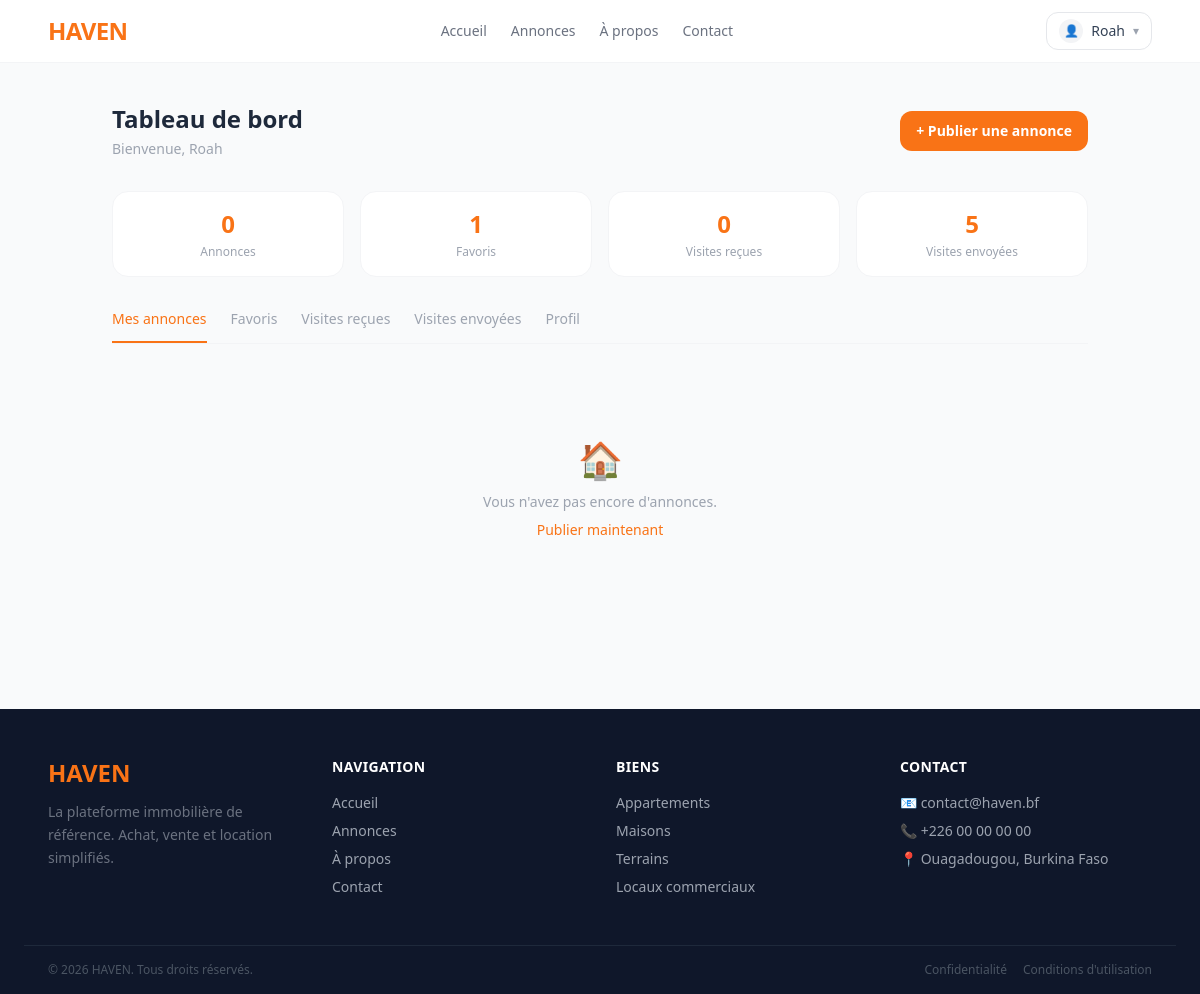
Before: /dashboard/ (signed in) with the older database file.
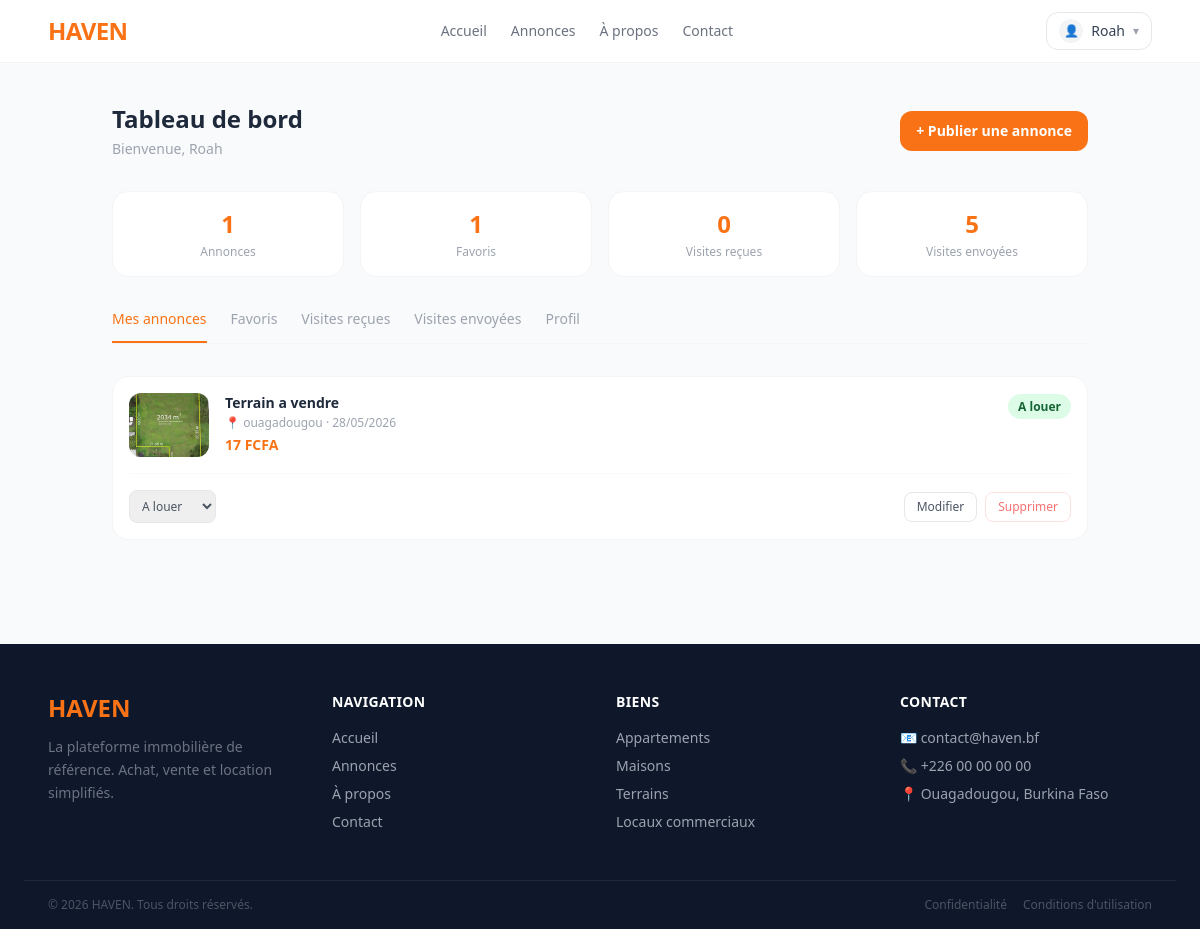
After: the same page with the newer database file.
### apps/listings/models.py (models this page shows, shortened)
class Listing(models.Model):
    STATUS = [
        ('En vente', 'En vente'),
        ('A louer', 'A louer'),
        ('Vendu', 'Vendu'),
        ('Loué', 'Loué'),
    ]
    TYPES = [
        ('Appartement', 'Appartement'),
        ('Maison', 'Maison'),
        ('Local commercial', 'Local commercial'),
        ('Terrain', 'Terrain'),
    ]
    user = models.ForeignKey(settings.AUTH_USER_MODEL,
                            on_delete=models.CASCADE)
    title = models.CharField(max_length=255)
    description = models.TextField()
    property_type = models.CharField(max_length=20, choices=TYPES)
    status = models.CharField(max_length=20, choices=STATUS)
    price = models.DecimalField(max_digits=14,decimal_places=2)
    bathrooms = models.IntegerField()
    bedrooms = models.IntegerField()
    is_available = models.BooleanField(default=True)
    city = models.CharField(max_length=255)
    longitude = models.DecimalField(max_digits=9, decimal_places=6)
    latitude = models.DecimalField(max_digits=9, decimal_places=6)
    created_at = models.DateTimeField(auto_now_add=True)
    area = models.DecimalField(max_digits=8, decimal_places=2, null=True, blank=True)
    is_approved = models.BooleanField(default=False)
    def get_first_image(self):
        first = self.images.first()
        return first.image.url if first else None
    class Meta:
        ordering = ['-created_at']

class Images(models.Model):
    listing = models.ForeignKey(Listing,on_delete=models.CASCADE, related_name='images')
    image = models.ImageField(upload_to='listings/images/')
    class Meta:
        ordering = ['listing']

### apps/listings/views.py (the view)
# urls.py: path('dashboard/', views.dashboard, name='dashboard'),
@login_required
def dashboard(request):
    listings = Listing.objects.filter(user=request.user).order_by('-created_at')
    context = {
        **get_dashboard_context(request.user),
        'listings': listings,
        'active_tab': 'listings',
    }
    return render(request, 'dashboard/index.html', context)

### apps/listings/views.py (called while the page is built)
def get_dashboard_context(user):
    return {
        'listings_count': Listing.objects.filter(user=user).count(),
        'favorites_count': Favorite.objects.filter(user=user).count(),
        'visits_received_count': Visit.objects.filter(receiver=user).count(),
        'visits_sent_count': Visit.objects.filter(sender=user).count(),
        'visits_pending_count': Visit.objects.filter(receiver=user, status='En attente').count(),
    }

### templates/dashboard/index.html (shortened to what this page needs)
{% extends 'base.html' %}
{% load listing_tags %}
{% block content %}
<div class="max-w-5xl mx-auto px-6 py-10">
    <div class="flex items-center justify-between mb-8">
        <div>
            <h1 class="text-2xl font-bold text-slate-800">Tableau de bord</h1>
            <p class="text-sm text-gray-400 mt-1">Bienvenue, {{ request.user.username }}</p>
        </div>
        <a href="{% url 'create-listing' %}"
           class="bg-orange-500 hover:bg-orange-600 text-white text-sm font-semibold px-4 py-2.5 rounded-xl transition-colors">
            + Publier une annonce
        </a>
    </div>
    <div class="grid grid-cols-2 md:grid-cols-4 gap-4 mb-8">
        <div class="bg-white border border-gray-100 rounded-2xl p-4 text-center">
            <p class="text-2xl font-bold text-orange-500">{{ listings_count }}</p>
            <p class="text-xs text-gray-400 mt-1">Annonces</p>
        </div>
        <div class="bg-white border border-gray-100 rounded-2xl p-4 text-center">
            <p class="text-2xl font-bold text-orange-500">{{ favorites_count }}</p>
            <p class="text-xs text-gray-400 mt-1">Favoris</p>
        </div>
        <div class="bg-white border border-gray-100 rounded-2xl p-4 text-center">
            <p class="text-2xl font-bold text-orange-500">{{ visits_received_count }}</p>
            <p class="text-xs text-gray-400 mt-1">Visites reçues</p>
        </div>
        <div class="bg-white border border-gray-100 rounded-2xl p-4 text-center">
            <p class="text-2xl font-bold text-orange-500">{{ visits_sent_count }}</p>
            <p class="text-xs text-gray-400 mt-1">Visites envoyées</p>
        </div>
    </div>
    <div class="flex gap-6 border-b border-gray-100 mb-8 text-sm font-medium overflow-x-auto">
        <a href="{% url 'dashboard' %}"
           class="pb-3 whitespace-nowrap {% if active_tab == 'listings' %}border-b-2 border-orange-500 text-orange-500{% else %}text-gray-400 hover:text-gray-600{% endif %}">
            Mes annonces
        </a>
        <a href="{% url 'favorite' %}"
           class="pb-3 whitespace-nowrap {% if active_tab == 'favorites' %}border-b-2 border-orange-500 text-orange-500{% else %}text-gray-400 hover:text-gray-600{% endif %}">
            Favoris
        </a>
        <a href="{% url 'visits_received' %}"
           class="pb-3 whitespace-nowrap {% if active_tab == 'received' %}border-b-2 border-orange-500 text-orange-500{% else %}text-gray-400 hover:text-gray-600{% endif %}">
            Visites reçues
        </a>
        <a href="{% url 'visits_sent' %}"
           class="pb-3 whitespace-nowrap {% if active_tab == 'sent' %}border-b-2 border-orange-500 text-orange-500{% else %}text-gray-400 hover:text-gray-600{% endif %}">
            Visites envoyées
        </a>
        <a href="{% url 'profile' %}"
           class="pb-3 whitespace-nowrap {% if active_tab == 'profile' %}border-b-2 border-orange-500 text-orange-500{% else %}text-gray-400 hover:text-gray-600{% endif %}">
            Profil
        </a>
    </div>
    {% block tab_content %}
    <div id="listings-list" class="space-y-4">
        {% for listing in listings %}
            {% include 'dashboard/partials/listing_row.html' %}
        {% empty %}
        <div class="text-center py-16 text-gray-400">
            <p class="text-4xl mb-3">🏠</p>
            <p class="text-sm">Vous n'avez pas encore d'annonces.</p>
            <a href="{% url 'create-listing' %}" class="text-orange-500 font-medium hover:underline text-sm mt-2 inline-block">
                Publier maintenant
            </a>
        </div>
        {% endfor %}
    </div>
    {% endblock %}
</div>
{% endblock %}

### templates/dashboard/partials/listing_row.html
<div id="listing-{{ listing.pk }}"
     class="bg-white border border-gray-100 rounded-2xl p-4">
    <div class="flex gap-4 items-start">
        <div class="w-20 h-16 rounded-xl overflow-hidden bg-gray-100 flex-shrink-0">
            {% if listing.get_first_image %}
                <img src="{{ listing.get_first_image }}" class="w-full h-full object-cover">
            {% else %}
                <div class="w-full h-full flex items-center justify-center text-2xl">🏠</div>
            {% endif %}
        </div>
        <div class="flex-1 min-w-0">
            <h3 class="font-semibold text-slate-800 text-sm truncate">{{ listing.title }}</h3>
            <p class="text-xs text-gray-400 mt-0.5">📍 {{ listing.city }} · {{ listing.created_at|date:"d/m/Y" }}</p>
            <p class="text-orange-500 font-bold text-sm mt-1">{{ listing.price|floatformat:0 }} FCFA</p>
        </div>
        <div class="flex-shrink-0">
            {% include 'dashboard/partials/status_badge.html' %}
        </div>
    </div>
    <div class="flex flex-wrap items-center gap-2 mt-4 pt-4 border-t border-gray-50">
        <select name="status"
                hx-post="{% url 'listing_change_status' listing.pk %}"
                hx-target="#listing-{{ listing.pk }} .status-badge"
                hx-swap="outerHTML"
                hx-include="this"
                class="border border-gray-200 rounded-lg px-2 py-1.5 text-xs text-gray-600 focus:outline-none focus:ring-2 focus:ring-orange-400">
            {% for value, label in listing.STATUS %}
            <option value="{{ value }}" {% if listing.status == value %}selected{% endif %}>{{ label }}</option>
            {% endfor %}
        </select>
        <div class="flex gap-2 ml-auto">
            <a href="{% url 'listing_edit' listing.pk %}"
               class="border border-gray-200 text-gray-600 hover:border-orange-400 hover:text-orange-500 text-xs font-medium px-3 py-1.5 rounded-lg transition-colors">
                Modifier
            </a>
            <button hx-post="{% url 'listing_delete' listing.pk %}"
                    hx-target="#listing-{{ listing.pk }}"
                    hx-swap="outerHTML swap:300ms"
                    hx-confirm="Supprimer cette annonce ?"
                    class="border border-red-100 text-red-400 hover:bg-red-50 text-xs font-medium px-3 py-1.5 rounded-lg transition-colors">
                Supprimer
            </button>
        </div>
    </div>
</div>

### templates/dashboard/partials/status_badge.html
<span class="status-badge text-xs font-semibold px-2.5 py-1 rounded-full
    {% if listing.status == 'A louer' %}bg-green-100 text-green-800
    {% elif listing.status == 'En vente' %}bg-blue-100 text-blue-800
    {% elif listing.status == 'Vendu' %}bg-gray-100 text-gray-600
    {% else %}bg-yellow-100 text-yellow-800{% endif %}">
    {{ listing.status }}
</span>

Changed rows visible on the page:
added Listing: get_first_image (picture), title "Terrain a vendre", city "ouagadougou", created_at "28/05/2026", price "17", status "A louer"
Other visible differences:
{{ listings_count }}: "0" → "1"
text no longer shown: "🏠 Vous n'avez pas encore d'annonces. Publier maintenant"
